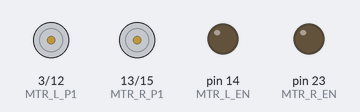
Simulated run of this sketch. Board: Arduino Mega 2560, built with avr-gcc and run on an emulated ATmega2560. Parts: motor-driver pin pairs drawn as motors (green arrow = first pin HIGH = forward, orange = second pin HIGH = backward, longer = more drive), output pins drawn as LEDs (lit = HIGH). Wiring (inferred from the names in the program): HMC5883L compass at I2C address 0x1E.

Above: at 0.1 s.
At 2.1 s:
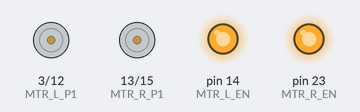
Timing chart, 0 to 3.6 s (numbered marks = the images above):
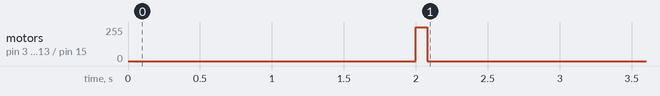

The sketch:

MWSNode_QuickBot.ino
```cpp
#include <NewPing.h>
#include <Wire.h>
#include <limits.h>
#define US1_TRIG 25
#define US1_ECHO 24
#define US2_TRIG 27
#define US2_ECHO 26
#define US3_TRIG 29
#define US3_ECHO 28
#define US4_TRIG 31
#define US4_ECHO 30
#define US5_TRIG 1
#define US5_ECHO 0
#define MTR_L_EN 14
#define MTR_L_P1 3
#define MTR_L_P2 12
#define MTR_R_EN 23
#define MTR_R_P1 13
#define MTR_R_P2 15
#define nRF_CS 18
#define nRF_SS 4
#define nRF_INT 2
#define ENC_R 11
#define ENC_L 10
#define MAG_ADDRESS 0x1E
#define MAX_DISTANCE 40
#define PI2 2*PI
#define KP_L 0.0008
#define KI_L 0
#define KD_L 0
#define KP_R 0.0008
#define KI_R 0
#define KD_R 0
#define TICK_DISTANCE_uM 7333.33
//define ultrasonic sensor objects
NewPing US1(US1_TRIG, US1_ECHO, MAX_DISTANCE);
NewPing US2(US2_TRIG, US2_ECHO, MAX_DISTANCE);
NewPing US3(US3_TRIG, US3_ECHO, MAX_DISTANCE);
NewPing US4(US4_TRIG, US4_ECHO, MAX_DISTANCE);
NewPing US5(US5_TRIG, US5_ECHO, MAX_DISTANCE);

uint8_t US1_D, US2_D, US3_D, US4_D, US5_D;
float heading;
float vel_l=0.4, vel_r=0.4;
int reqTickTime_l = 10000, reqTickTime_r = 10000;
int prevTime_l=0, prevTime_r=0;
double diffTime_l=0, diffTime_r=0;
double ePrev_l = 0,eCurr_l = 0, eCumu_l = 0, eDiff_l = 0;
double ePrev_r = 0,eCurr_r = 0, eCumu_r = 0, eDiff_r = 0;
float currPWM_l = 1, currPWM_r = 1;
boolean dBitL = false, dBitR = false;
void init_Serial()
{
  Serial.begin(250000);
}

void init_Motors()
{
  pinMode(MTR_L_EN, OUTPUT);
  pinMode(MTR_L_P1, OUTPUT);
  pinMode(MTR_L_P2, OUTPUT);
  pinMode(MTR_R_EN, OUTPUT);
  pinMode(MTR_R_P1, OUTPUT);
  pinMode(MTR_R_P2, OUTPUT);
}

void init_Encoders()
{
  pinMode(ENC_L, INPUT);
  pinMode(ENC_R, INPUT);
  attachInterrupt(digitalPinToInterrupt(ENC_L), encL_ISR, RISING);
  attachInterrupt(digitalPinToInterrupt(ENC_R), encR_ISR, RISING);
}

void motor_Enable(boolean left, boolean right)
{
  digitalWrite(MTR_L_EN, left);
  digitalWrite(MTR_R_EN, right);
}

void set_MotorL_PWM(float PWM)
{
  if(PWM>=0)
  {
    analogWrite(MTR_L_P1, PWM);
    digitalWrite(MTR_L_P2, 0);
  }
  else
  {
    digitalWrite(MTR_L_P1, 0);
    analogWrite(MTR_L_P2, 0);
  }
}

void set_MotorR_PWM(float PWM)
{
  if(PWM>=0)
  {
    analogWrite(MTR_R_P1, PWM);
    digitalWrite(MTR_R_P2, 0);
  }
  else
  {
    digitalWrite(MTR_R_P1, 0);
    analogWrite(MTR_R_P2, 0);
  }
}

void motor_Stop()
{
  motor_Enable(false, false);
}

void velocityToTime(float vL, float vR)
{
  reqTickTime_l = TICK_DISTANCE_uM/vL;
  reqTickTime_r = TICK_DISTANCE_uM/vR;
}

void jumpStart()
{
  set_MotorL_PWM(255);
  set_MotorR_PWM(255);
  delay(80);
  set_MotorL_PWM(0);
  set_MotorR_PWM(0);
}

void init_Mag()
{
  Wire.begin();
  Wire.beginTransmission(MAG_ADDRESS); //open communication with HMC5883
  Wire.write(0x02); //select mode register
  Wire.write(0x00); //continuous measurement mode
  Wire.endTransmission();
}

void get_heading()
{
  int x,y,z; //triple axis data
  //Tell the HMC5883L where to begin reading data
  //Wire.begin();
  Wire.beginTransmission(MAG_ADDRESS);
  Wire.write(0x03); //select register 3, X MSB register
  Wire.endTransmission();
  //Read data from each axis, 2 registers per axis
  Wire.requestFrom(MAG_ADDRESS, 6);
  if(6<=Wire.available())
  {
    x = Wire.read()<<8; //X msb
    x |= Wire.read(); //X lsb
    z = Wire.read()<<8; //Z msb
    z |= Wire.read(); //Z lsb
    y = Wire.read()<<8; //Y msb
    y |= Wire.read(); //Y lsb
  }
  heading = atan2(y, x);
  if(heading < 0)
    heading += PI2;
  if(heading > PI2)
    heading -= PI2;
  Serial.print("Heading (degrees): ");
  Serial.println(heading);
}

void get_US_distances()
{
  US1_D = US1.ping_cm();
  US5_D = US5.ping_cm();
  US2_D = US2.ping_cm();
  US4_D = US4.ping_cm();
  US3_D = US3.ping_cm();
  Serial.print("Ping 1: ");
  Serial.print(US1_D); // Send ping, get distance in cm and print result (0 = outside set distance range)
  Serial.print("Ping 2: ");
  Serial.print(US2_D); // Send ping, get distance in cm and print result (0 = outside set distance range)
  Serial.print("Ping 3: ");
  Serial.print(US3_D); // Send ping, get distance in cm and print result (0 = outside set distance range)
  Serial.print("Ping 4: ");
  Serial.print(US4_D); // Send ping, get distance in cm and print result (0 = outside set distance range)
  Serial.print("Ping 5: ");
  Serial.println(US5_D); // Send ping, get distance in cm and print result (0 = outside set distance range)
}

void encL_ISR()
{
  //noInterrupts();
  int currTime_l = micros();
  diffTime_l = currTime_l-prevTime_l;
  //Serial.println(diffTime_l);
  prevTime_l = currTime_l;
  eCurr_l = diffTime_l - reqTickTime_l;
  eDiff_l = eCurr_l - ePrev_l;
  eCumu_l = eCumu_l + eCurr_l;
  currPWM_l = currPWM_l + KP_L*eCurr_l + KI_L*eCumu_l + KD_L*eDiff_l;
  ePrev_l = eCurr_l;
  //Serial.print("ErrorLeft = ");
  Serial.println(eCurr_l);
  set_MotorL_PWM(currPWM_l);
  //Serial.println(currPWM_l);
  //interrupts();
}

void encR_ISR()
{
  //noInterrupts();
  int currTime_r = micros();
  diffTime_r = currTime_r-prevTime_r;
  prevTime_r = currTime_r;
  eCurr_r = diffTime_r - reqTickTime_r;
  eDiff_r = eCurr_r - ePrev_r;
  eCumu_r = eCumu_r + eCurr_r;
  currPWM_r = currPWM_r + KP_R*eCurr_r + KI_R*eCumu_r + KD_R*eDiff_r;
  ePrev_r = eCurr_r;
  //Serial.print("ErrorRight = ");
  //Serial.println(eCurr_r);
  set_MotorR_PWM(currPWM_r);
  //interrupts();
}

void setup()
{
  delay(2000);
  init_Serial();
  init_Mag();
  init_Motors();
  init_Encoders();
  motor_Enable(true, true);
  velocityToTime(vel_l, vel_r);
  jumpStart();

}
void loop()
{
  //delay(33);
  //get_US_distances();
  //get_heading();
}
```
